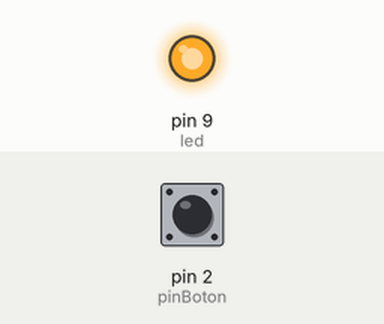
A sketch run on a simulated Arduino Uno, built with avr-gcc and run on an emulated ATmega328P. Shown: output pins drawn as LEDs (lit = HIGH). The inputs (shaded band) are chosen by the test bench; at power-on: pin 2 (pinBoton) HIGH.

Above: at 2.8 s.
2.9 s: pin 2 (pinBoton) pulled LOW for 1.2 s
At 3.5 s:
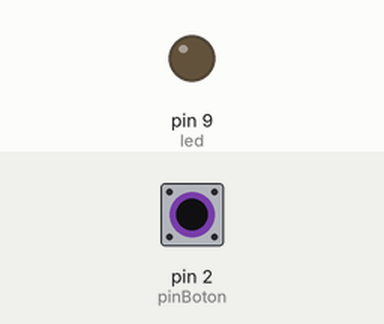
6.5 s: pin 2 (pinBoton) pulled LOW for 3.2 s
At 11.2 s:
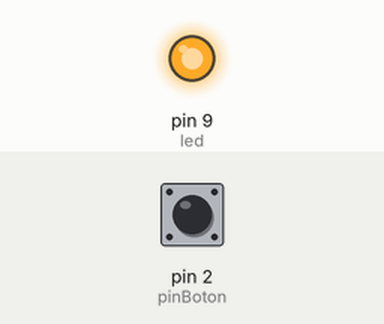
Timing chart, 0 to 12.7 s (numbered marks = the images above; inputs shaded):
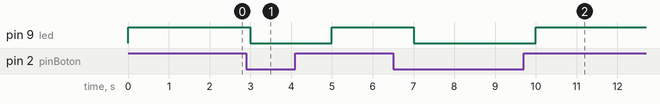

The sketch:

ledled.ino
```cpp
// ON and OFF LED on Pin 9, pushbutton on Pin 2

/*This code creates a simple on-off behavior for the LED.
When the push button is pressed, the LED turns off. When the
push button is not pressed, the LED turns on. The LED is
connected to pin 9, and the push button is connected to pin 2.
*/

int led=9; // Pin number for the LED
int pinBoton=2; // Pin number for the push button
int estado; // Variable to store the state of the push button


void setup() {
  pinMode(led, OUTPUT); // Set the LED pin as output
  pinMode(pinBoton, INPUT); // Set the push button pin as input
}

void loop() {
  estado=digitalRead(pinBoton); // Read the state of the push button

  if (estado==0) {
    digitalWrite(9, LOW); // turn the LED on (HIGH is the voltage level).
    delay(1000);
  }
  else {
    digitalWrite(9, HIGH);
    delay(1000);
    }
}
```

Measured:
- after the input at 2.9 s, pin 9 (led): HIGH → LOW after 0.10 s, → HIGH 2.0 s later
- after the input at 6.5 s, pin 9 (led): HIGH → LOW after 0.50 s, → HIGH 3.0 s later
